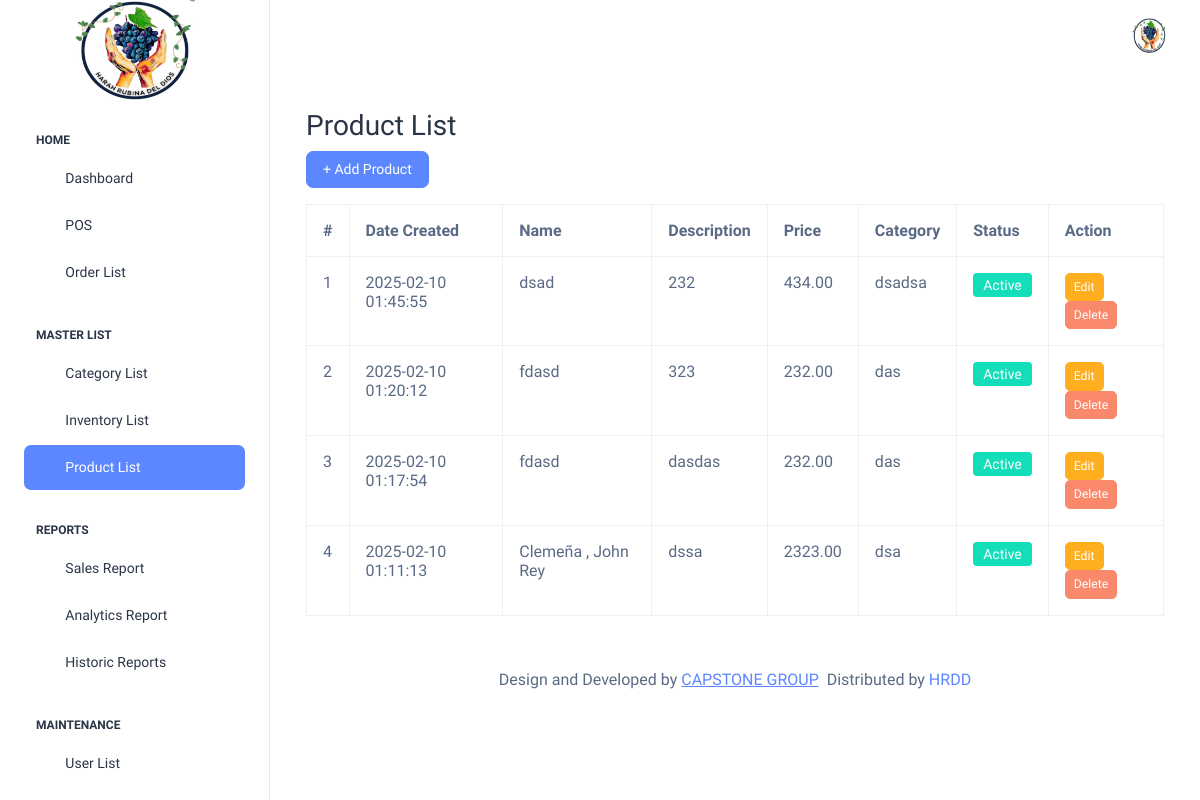
/index_admin.php?page=product_list (signed in), run on the app's committed database.
### tables this page shows
CREATE TABLE `products` (
  `id` int(11) NOT NULL,
  `name` varchar(255) NOT NULL,
  `description` text DEFAULT NULL,
  `price` decimal(10,2) NOT NULL,
  `status` enum('Active','Inactive') DEFAULT 'Active',
  `date_created` timestamp NOT NULL DEFAULT current_timestamp(),
  `category_id` int(11) NOT NULL
);

CREATE TABLE `categories` (
  `id` int(11) NOT NULL,
  `name` varchar(255) NOT NULL,
  `description` text NOT NULL,
  `status` varchar(50) DEFAULT 'Active',
  `date_created` timestamp NOT NULL DEFAULT current_timestamp()
);

### modules/product_list.php (the view, shortened to what this page needs)
<?php
include "includes/connection.php";
function getProducts($con) {
    $sql = "SELECT products.*, categories.name AS category_name FROM products
            JOIN categories ON products.category_id = categories.id
            ORDER BY products.date_created DESC";
    $result = $con->query($sql);
    return $result;
}
?>
<div class="container mt-4">
    <h2>Product List</h2>
    <button class="btn btn-primary mb-3" data-bs-toggle="modal" data-bs-target="#addProductModal">+ Add Product</button>
    <table class="table table-bordered">
        <thead>
            <tr>
                <th>#</th>
                <th>Date Created</th>
                <th>Name</th>
                <th>Description</th>
                <th>Price</th>
                <th>Category</th>
                <th>Status</th>
                <th>Action</th>
            </tr>
        </thead>
        <tbody>
            <?php $products = getProducts($con); $i = 1; ?>
            <?php while ($row = $products->fetch_assoc()) : ?>
            <tr>
                <td><?= $i++; ?></td>
                <td><?= $row['date_created']; ?></td>
                <td><?= $row['name']; ?></td>
                <td><?= $row['description']; ?></td>
                <td><?= $row['price']; ?></td>
                <td><?= $row['category_name']; ?></td>
                <td><span class="badge bg-success">Active</span></td>
                <td>
                    <button class="btn btn-warning btn-sm" data-bs-toggle="modal" data-bs-target="#editProductModal<?= $row['id']; ?>">Edit</button>
                    <button class="btn btn-danger btn-sm" data-bs-toggle="modal" data-bs-target="#deleteProductModal<?= $row['id']; ?>">Delete</button>
                </td>
            </tr>
            <?php endwhile; ?>
        </tbody>
    </table>
</div>

### data on the page
products: date_created "2025-02-10 01:45:55", name "dsad", description "232", price "434.00", category.name "dsadsa"
products: date_created "2025-02-10 01:20:12", name "fdasd", description "323", price "232.00", category.name "das"
products: date_created "2025-02-10 01:17:54", name "fdasd", description "dasdas", price "232.00", category.name "das"
products: date_created "2025-02-10 01:11:13", name "Clemeña , John Rey", description "dssa", price "2323.00", category.name "dsa"
